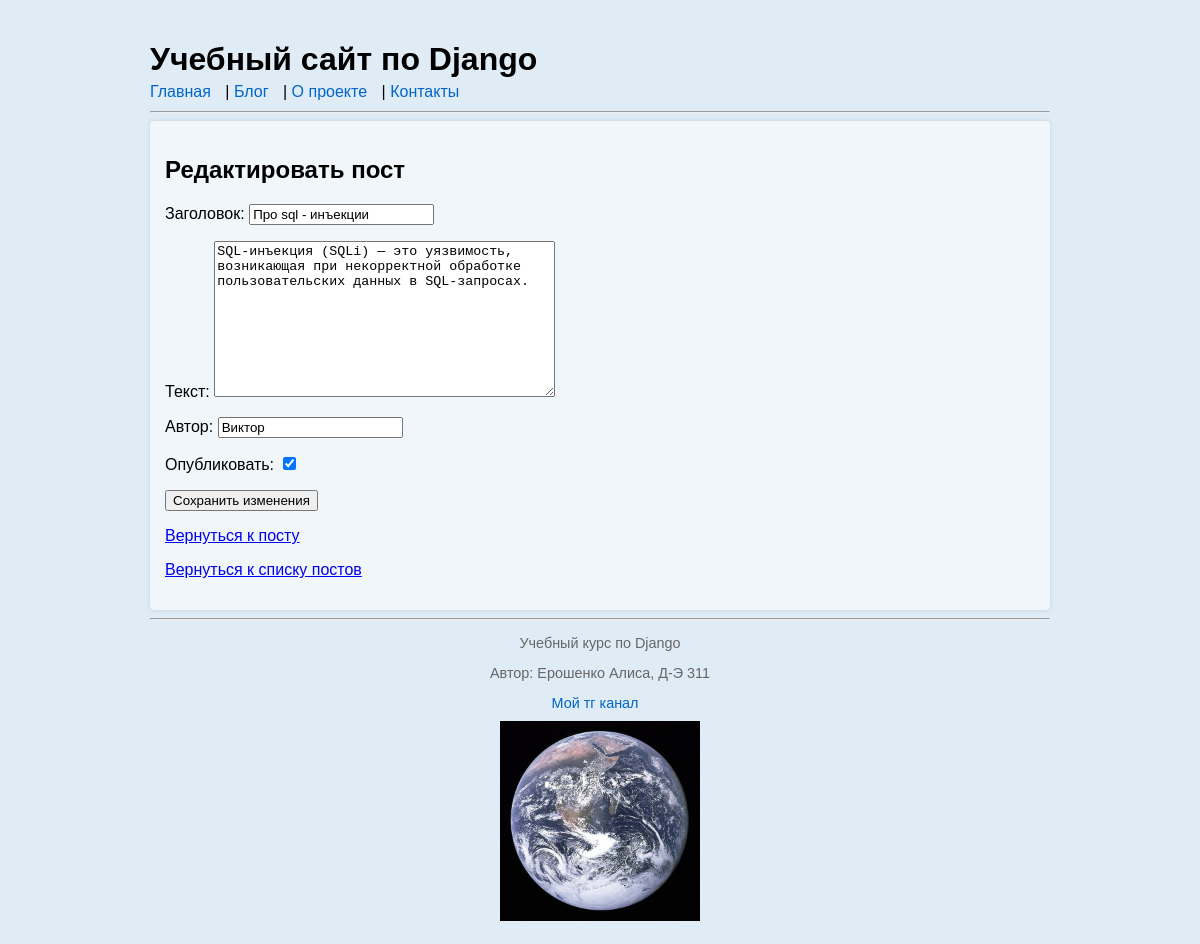
Page /blog/1/edit/ on the committed database.
### blog/models.py (models this page shows, shortened)
class Post(models.Model):
    title = models.CharField("Заголовок", max_length=200)
    body = models.TextField("Текст")
    created_at = models.DateTimeField("Создано", auto_now_add=True)
    updated_at = models.DateTimeField("Обновлено", auto_now=True)
    author = models.CharField("Автор", max_length=100, default="Аноним")
    is_published = models.BooleanField("Опубликовать", default=True)

### blog/views.py (the view)
# urls.py: path("blog/<int:pk>/edit/", post_edit, name="post_edit"),
def post_edit(request, pk):
    post = get_object_or_404(Post, pk=pk)
    if request.method =="POST":
        form = PostForm(request.POST, instance=post)
        if form.is_valid(): #True of false
            post = form.save()
            return redirect("post_detail", pk=post.pk)
    else:
        form = PostForm(instance=post)
        context = {"form": form, "post":post}
        return render(request, "blog/post_form_edit.html", context)

### blog/forms.py
class PostForm(forms.ModelForm): #class for settings
    class Meta:
        model = Post
        fields = ["title", "body", "author", "is_published"]

### blog/templates/blog/post_form_edit.html (shortened to what this page needs)
{% extends "blog/base.html" %}
{% block content %}
<h2>Редактировать пост</h2>
<form method="post">
    {{ form.as_p }}
    <button type="submit">Сохранить изменения</button>
    </form>
<p><a href="{% url 'post_detail' pk=post.pk %}">Вернуться к посту</a></p>
<p><a href="{% url 'post_list' %}">Вернуться к списку постов</a></p>
{% endblock %}

### static/css/styles.css (style rules this page uses)
body { font-family: Arial, sans-serif; max-width: 900px; margin: 0 auto; padding: 20px; background-color: #dfebf5; }

### rows in the picture
Post: title "Про sql - инъекции", body "SQL-инъекция (SQLi) — это уязвимость, возникающая при некорректной обработке пользовательских данных в SQL-запросах.", author "Виктор", is_published "☑"
